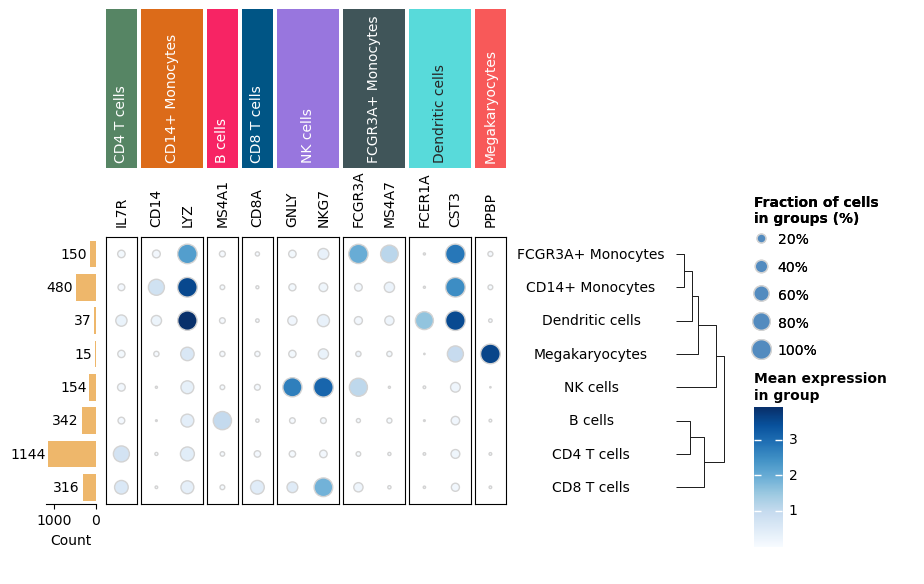

This chart was generated by the following Python code:
import numpy as np
import scanpy as sc

pbmc = sc.datasets.pbmc3k_processed().raw.to_adata()
'''
print(pbmc)

AnnData object with n_obs × n_vars = 2638 × 13714
    obs: 'n_genes', 'percent_mito', 'n_counts', 'louvain'
    var: 'n_cells'
    uns: 'draw_graph', 'louvain', 'louvain_colors', 'neighbors', 'pca', 'rank_genes_groups'
    obsm: 'X_pca', 'X_tsne', 'X_umap', 'X_draw_graph_fr'
    obsp: 'distances', 'connectivities'

'''


# Define the cells and markers that we want to draw

cell_markers = {
    "CD4 T cells": ["IL7R"],
    "CD14+ Monocytes": ["CD14", "LYZ"],
    "B cells": ["MS4A1"],
    "CD8 T cells": ["CD8A"],
    "NK cells": ["GNLY", "NKG7"],
    "FCGR3A+ Monocytes": ["FCGR3A", "MS4A7"],
    "Dendritic cells": ["FCER1A", "CST3"],
    "Megakaryocytes": ["PPBP"],
}

cells, markers = [], []
for c, ms in cell_markers.items():
    cells += [c] * len(ms)
    markers += ms

uni_cells = list(cell_markers.keys())
cell_colors = [
    "#568564",
    "#DC6B19",
    "#F72464",
    "#005585",
    "#9876DE",
    "#405559",
    "#58DADA",
    "#F85959",
]
cmapper = dict(zip(uni_cells, cell_colors))

# Draw
import marsilea as ma
import marsilea.plotter as mp

agg = sc.get.aggregate(pbmc[:, markers], by="louvain", func=["mean", "count_nonzero"])
agg.obs["cell_counts"] = pbmc.obs["louvain"].value_counts()

'''
print(agg)
AnnData object with n_obs × n_vars = 8 × 12
    obs: 'louvain', 'cell_counts'
    var: 'n_cells'
    layers: 'mean', 'count_nonzero'

'''
agg_exp = agg.layers["mean"]
agg_count = agg.layers["count_nonzero"]
agg_cell_counts = agg.obs["cell_counts"].to_numpy()
'''
print(agg_cell_counts)
[1144  480  342  316  154  150   37   15]
'''
h, w = agg_exp.shape

size = agg_count / agg_cell_counts[:, np.newaxis]
m = ma.SizedHeatmap(
    size=size,
    color=agg_exp,
    cluster_data=size,
    height=h / 3,
    width=w / 3,
    edgecolor="lightgray", # 边缘颜色
    cmap="Blues",
    size_legend_kws=dict(
        colors="#538bbf",
        title="Fraction of cells\nin groups (%)",
        labels=["20%", "40%", "60%", "80%", "100%"],
        show_at=[0.2, 0.4, 0.6, 0.8, 1.0],
    ),
    color_legend_kws=dict(title="Mean expression\nin group"),
)

m.add_top(mp.Labels(markers), pad=0.1) # 字体大小fontsize :'small', 'medium', 'large',float
m.add_top(mp.Chunk(uni_cells, fill_colors=cell_colors, rotation=90)) #字体大小fontsize :'small', 'medium', 'large',float
m.group_cols(cells, order=uni_cells)

m.add_right(mp.Labels(agg.obs["louvain"], align="center"), pad=0.1) #字体大小fontsize :'small', 'medium', 'large',float
m.add_left(
    mp.Numbers(agg_cell_counts, color="#EEB76B", label="Count"), size=0.5, pad=0.1  # mp.Numbers width float 控制柱子宽度
)
m.add_dendrogram("right", pad=0.1)
m.add_legends()
m.render()

m.save("scanpy_dotplot.png")